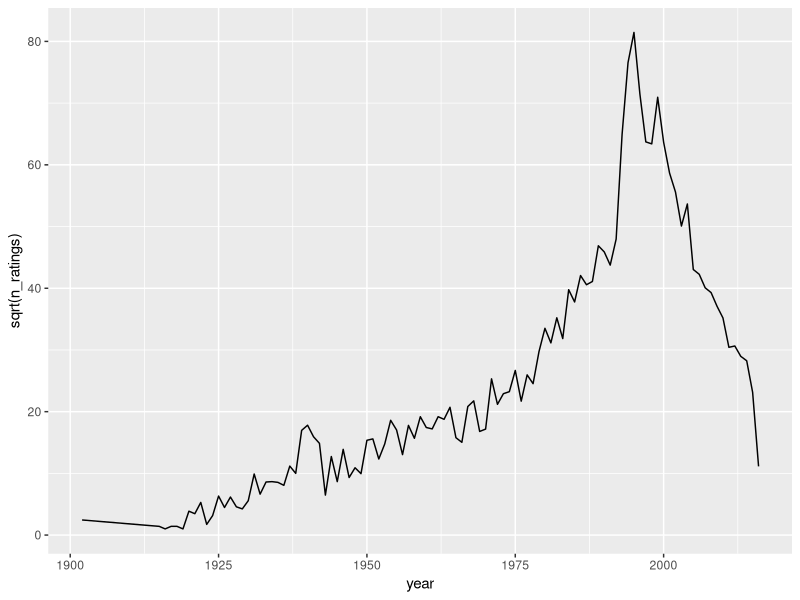
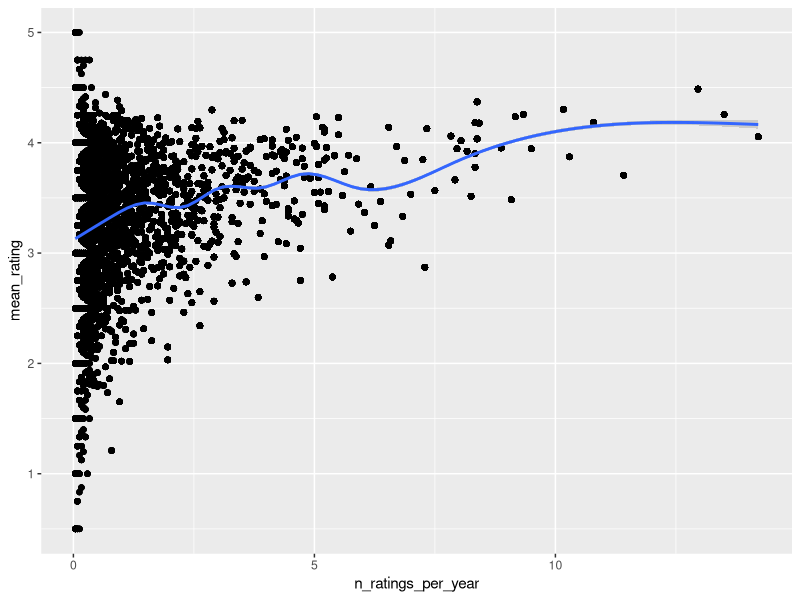
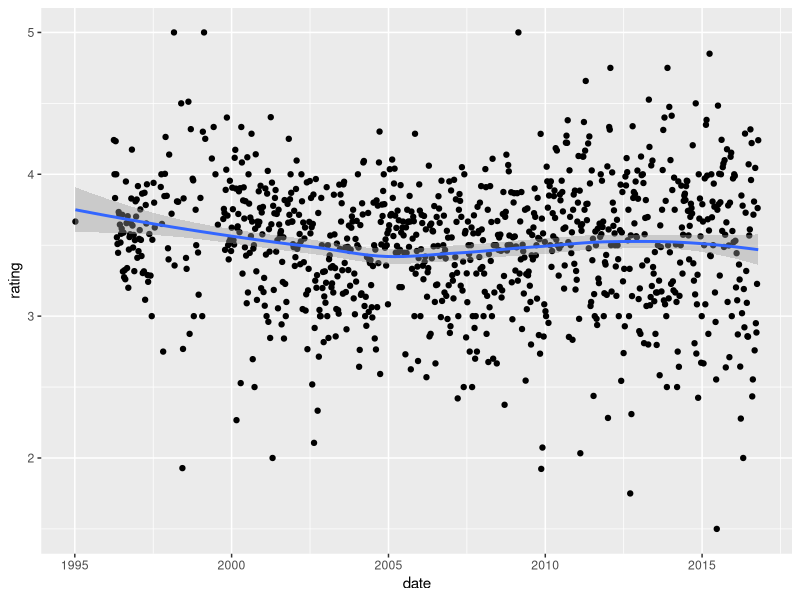
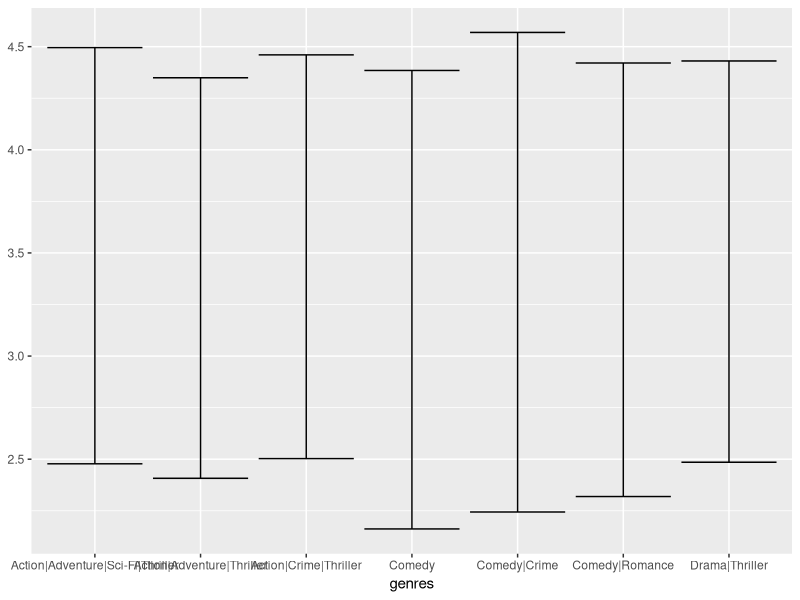

Recreate these plots in R, in order.
library(tidyverse)
library(dslabs)
library(lubridate)
data("movielens")


############################# QUESTION 1 ################################
# Compute the number of ratings for each movie and then plot it against
#  the year the movie came out. Use the square root transformation on
#  the counts.
# What year has the highest median number of ratings?
movielens %>% group_by(year) %>%
  summarize(n_ratings = n()) %>%
  print(n=82) %>%
  ggplot(aes(year, sqrt(n_ratings))) +
  geom_line()


############################# QUESTION 2 ################################
# What is the average rating for the movie The Shawshank Redemption?
movielens %>% filter(title=="Shawshank Redemption, The") %>%
  summarize(mean_rating = mean(rating))

# What is the average number of ratings per year for the movie Forrest
#  Gump?
movielens %>% filter(title=="Forrest Gump") %>%
  summarize(n_ratings_per_year = n()/(2018-1994))


############################# QUESTION 3 ################################
# Stratify the post-1993 movies by ratings per year and compute their
#  average ratings. To calculate number of ratings per year, use 2018 as
#  the end year. Make a plot of average rating versus ratings per year
#  and show an estimate of the trend.
movielens %>% filter(year >= 1993) %>%
  group_by(movieId) %>%
  mutate(n_ratings_per_year = n()/(2018-1994)) %>%
  mutate(mean_rating = mean(rating)) %>% 
  ggplot(aes(n_ratings_per_year, mean_rating)) + 
  geom_point() + 
  geom_smooth()


############################# QUESTION 6 ################################
# Add a date column
movielens <- mutate(movielens, date = as_datetime(timestamp))
# Compute the average rating for each week and plot this average against
#  day. Hint: use the round_date function before you group_by. What type
#  of trend do you observe?
movielens %>% mutate(date = round_date(date, unit = "week")) %>%
  group_by(date) %>%
  summarize(rating = mean(rating)) %>%
  ggplot(aes(date, rating)) +
  geom_point() +
  geom_smooth()


############################# QUESTION 8 ################################
# The movielens data also has a genres column. This column includes every
#  genre that applies to the movie. Some movies fall under several genres.
#  Define a category as whatever combination appears in this column. Keep
#  only categories with more than 1,000 ratings. Then compute the average
#  and standard error for each category. Plot these as error bar plots.
# Which genre has the lowest average rating?
movielens %>% group_by(genres) %>% 
  filter(length(rating) >= 1000) %>%
  summarize(avg = mean(rating), sd = sd(rating)) %>%
  filter(avg < 3.5) %>%
  ggplot(aes(x=genres, ymin=avg-sd, ymax=avg+sd)) + 
  geom_errorbar()
